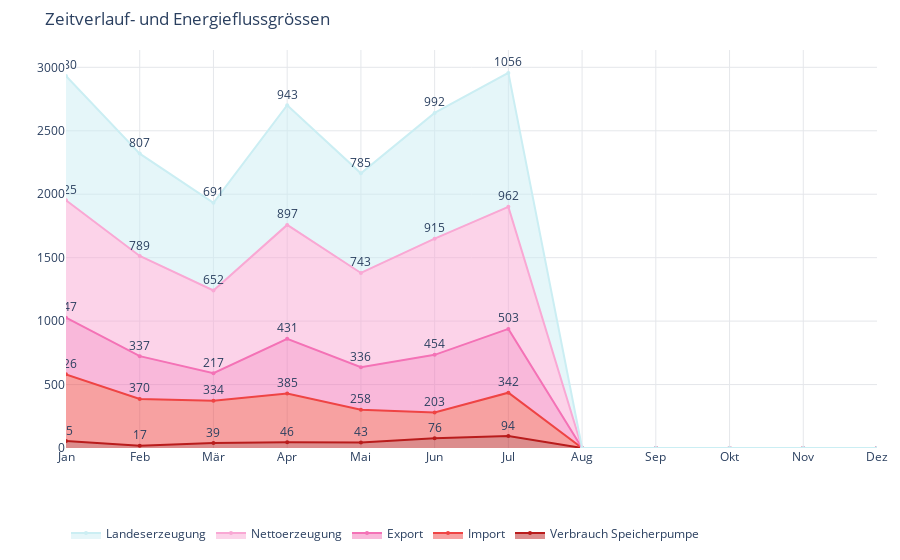

This figure's notebook cell:
### Code cell
import pandas as pd
import numpy as np
import plotly.graph_objects as go
import ipywidgets as widgets
from IPython.display import display

#

df_work = df.copy()
df_work["Datum"] = pd.to_datetime(df_work["Datum"], errors="coerce")

SERIES_MAP = {
    "Verbrauch Speicherpumpe": "Verbrauch Speicherpumpen",
    "Import": "Einfuhr",
    "Export": "Ausfuhr",
    "Nettoerzeugung": "Nettoerzeugung Total",
    "Landeserzeugung": "Total Erneuerbar",
}


COLORS = {
    "Verbrauch Speicherpumpe": "#b91c1c",  # dunkles Rot
    "Import": "#ef4444",                    # rot
    "Export": "#f472b6",                    # pink
    "Nettoerzeugung": "#f9a8d4",            # hellpink
    "Landeserzeugung": "#cbeef3",           # hellblau
}

MONTH_NAMES = {
    1:"Jan",2:"Feb",3:"Mär",4:"Apr",5:"Mai",6:"Jun",
    7:"Jul",8:"Aug",9:"Sep",10:"Okt",11:"Nov",12:"Dez"
}

def monthly_agg_for_year(df_in, year:int):
    d = df_in[df_in["Datum"].dt.year == year].copy()
    d["Monat"] = d["Datum"].dt.month
    monthly = (
        d.groupby("Monat")[[SERIES_MAP[s] for s in SERIES_MAP]].sum()
        .reindex(range(1,13))
    )
    monthly.index = [MONTH_NAMES[m] for m in monthly.index]
    monthly.columns = list(SERIES_MAP.keys())  # nutzerfreundliche Namen
    return monthly

def stacked_area(monthly_df: pd.DataFrame, title:str):
    order = ["Verbrauch Speicherpumpe", "Import", "Export", "Nettoerzeugung", "Landeserzeugung"]

    x = monthly_df.index.tolist()
    fig = go.Figure()

    for k, name in enumerate(order):
        y = monthly_df[name].to_list()
        fig.add_trace(go.Scatter(
            x=x, y=y, mode="lines+markers+text",
            text=[f"{v:.0f}" if pd.notna(v) else "" for v in y],
            textposition="top center",
            line=dict(color=COLORS[name], width=2),
            marker=dict(size=4, color=COLORS[name]),
            name=name,
            stackgroup="one", 
            groupnorm="",       
            hovertemplate=f"{name}<br>%{{x}}: %{{y:.0f}}<extra></extra>"
        ))

    fig.update_layout(
        title=title,
        legend=dict(orientation="h", yanchor="bottom", y=-0.25, xanchor="left", x=0),
        margin=dict(l=40, r=20, t=50, b=70),
        plot_bgcolor="white",
        xaxis=dict(
            title="", showgrid=True, gridcolor="#e5e7eb", zeroline=False
        ),
        yaxis=dict(
            title="", showgrid=True, gridcolor="#e5e7eb", zeroline=False
        ),
        hovermode="x unified"
    )
    return fig

years = sorted(df_work["Datum"].dropna().dt.year.unique())
year_dd = widgets.Dropdown(options=years, value=years[0], description="Year", layout=widgets.Layout(width="160px"))

out = widgets.Output()

def render(_=None):
    with out:
        out.clear_output()
        y = year_dd.value
        monthly = monthly_agg_for_year(df_work, y)
        fig = stacked_area(monthly, title="Zeitverlauf- und Energieflussgrössen")
        display(fig)

year_dd.observe(render, names="value")
display(widgets.HBox([year_dd]))
render()
display(out)

### Figure 1 — Plotly figure (JSON) as saved in the notebook; plotly's stock layout.template omitted (floating-point values rounded to 4 significant figures)
{"data": [{"groupnorm": "", "hovertemplate": "Verbrauch Speicherpumpe<br>%{x}: %{y:.0f}<extra></extra>", "line": {"color": "#b91c1c", "width": 2}, "marker": {"color": "#b91c1c", "size": 4}, "mode": "lines+markers+text", "name": "Verbrauch Speicherpumpe", "stackgroup": "one", "text": ["55", "17", "39", "46", "43", "76", "94", "", "", "", "", ""], "textposition": "top center", "type": "scatter", "x": ["Jan", "Feb", "Mär", "Apr", "Mai", "Jun", "Jul", "Aug", "Sep", "Okt", "Nov", "Dez"], "y": [54.9, 17.4, 39.3, 45.5, 42.7, 76.4, 93.9, null, null, null, null, null]}, {"groupnorm": "", "hovertemplate": "Import<br>%{x}: %{y:.0f}<extra></extra>", "line": {"color": "#ef4444", "width": 2}, "marker": {"color": "#ef4444", "size": 4}, "mode": "lines+markers+text", "name": "Import", "stackgroup": "one", "text": ["526", "370", "334", "385", "258", "203", "342", "", "", "", "", ""], "textposition": "top center", "type": "scatter", "x": ["Jan", "Feb", "Mär", "Apr", "Mai", "Jun", "Jul", "Aug", "Sep", "Okt", "Nov", "Dez"], "y": [525.6, 369.5, 334, 384.6, 258.1, 203.4, 342.1, null, null, null, null, null]}, {"groupnorm": "", "hovertemplate": "Export<br>%{x}: %{y:.0f}<extra></extra>", "line": {"color": "#f472b6", "width": 2}, "marker": {"color": "#f472b6", "size": 4}, "mode": "lines+markers+text", "name": "Export", "stackgroup": "one", "text": ["447", "337", "217", "431", "336", "454", "503", "", "", "", "", ""], "textposition": "top center", "type": "scatter", "x": ["Jan", "Feb", "Mär", "Apr", "Mai", "Jun", "Jul", "Aug", "Sep", "Okt", "Nov", "Dez"], "y": [446.8, 336.9, 216.7, 430.9, 335.9, 454.4, 502.7, null, null, null, null, null]}, {"groupnorm": "", "hovertemplate": "Nettoerzeugung<br>%{x}: %{y:.0f}<extra></extra>", "line": {"color": "#f9a8d4", "width": 2}, "marker": {"color": "#f9a8d4", "size": 4}, "mode": "lines+markers+text", "name": "Nettoerzeugung", "stackgroup": "one", "text": ["925", "789", "652", "897", "743", "915", "962", "", "", "", "", ""], "textposition": "top center", "type": "scatter", "x": ["Jan", "Feb", "Mär", "Apr", "Mai", "Jun", "Jul", "Aug", "Sep", "Okt", "Nov", "Dez"], "y": [924.9, 789.4, 651.5, 897.4, 742.7, 915.3, 961.8, null, null, null, null, null]}, {"groupnorm": "", "hovertemplate": "Landeserzeugung<br>%{x}: %{y:.0f}<extra></extra>", "line": {"color": "#cbeef3", "width": 2}, "marker": {"color": "#cbeef3", "size": 4}, "mode": "lines+markers+text", "name": "Landeserzeugung", "stackgroup": "one", "text": ["980", "807", "691", "943", "785", "992", "1056", "", "", "", "", ""], "textposition": "top center", "type": "scatter", "x": ["Jan", "Feb", "Mär", "Apr", "Mai", "Jun", "Jul", "Aug", "Sep", "Okt", "Nov", "Dez"], "y": [979.8, 806.9, 690.7, 942.9, 785.4, 991.6, 1056.0, null, null, null, null, null]}], "layout": {"hovermode": "x unified", "legend": {"orientation": "h", "x": 0, "xanchor": "left", "y": -0.25, "yanchor": "bottom"}, "margin": {"b": 70, "l": 40, "r": 20, "t": 50}, "plot_bgcolor": "white", "title": {"text": "Zeitverlauf- und Energieflussgrössen"}, "xaxis": {"gridcolor": "#e5e7eb", "showgrid": true, "title": {"text": ""}, "zeroline": false}, "yaxis": {"gridcolor": "#e5e7eb", "showgrid": true, "title": {"text": ""}, "zeroline": false}}}
